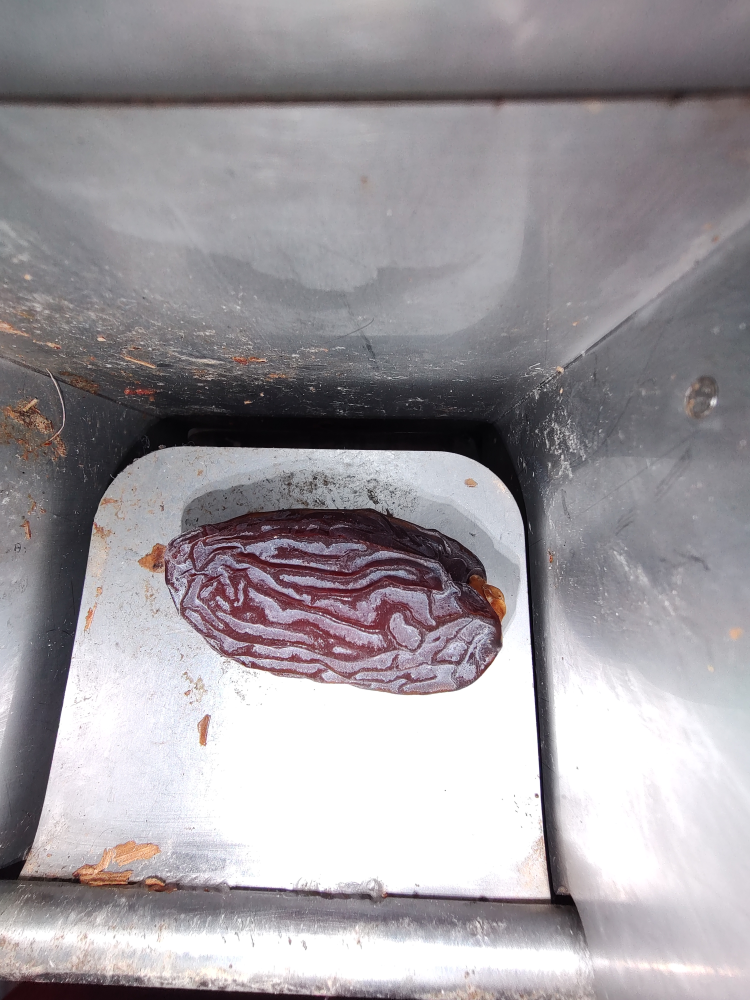
#> input picture ImageAssets/Juicy/Juicy1.jpg, 3000 x 4000 px, found by its file name (shown at 1/4 size)
$ python app_combining_subtraction_and_contours.py
#> lines starting #> are read from the running program, lines starting #| are printed output that depends on the picture; after the words box and inside, x2 and y2 are one past the last pixel; in counts of white or black regions, pixels touching at a corner belong together
import cv2
import numpy as np
import os
import sys

class IsolateDate:
    def __init__(self):
        pass

    def initialize_parameters(self):
        # -- setup
        # self.t1 = 85
        # self.t2 = 255
        self.t1 = cv2.getTrackbarPos("threshold1","Parameters")
        self.t2 = cv2.getTrackbarPos("threshold2","Parameters")

        # self.areaMax = 40_000
        # self.areaMin = 5_000
        self.areaMax = cv2.getTrackbarPos("MaxArea","Parameters")
        self.areaMin = cv2.getTrackbarPos("MinArea","Parameters")

    def contour_method(self, img, return_mask_huh=True):

        # ---------- preprocessing
        self.initialize_parameters()

        self.image = img

        # - here is blur and then convert to greyscale
        imgBlur = cv2.GaussianBlur(img, (7,7), 1)

        # - canny edge detector
        imgCanny = cv2.Canny(imgBlur, self.t1, self.t2)
        # return imgCanny

        # - removing nouse from Canny edges (6:00 min) # use a dialation function, use a kernal
        kernel = np.ones((5,5))
        imgDil = cv2.dilate(imgCanny, kernel, iterations=1) # dialation

        # ---------- postprocessing
        # - Get Contours
        contours, hierarchy = cv2.findContours(imgDil, cv2.RETR_EXTERNAL, cv2.CHAIN_APPROX_NONE)

        # - removing excess contours (12:00)
        filtered_contours = []
        for cnt in contours:
            if self.areaMax > cv2.contourArea(cnt) > self.areaMin: # 100 pixels?
                filtered_contours.append(cnt)

        # - create mask from contours and isolate pixels
        mask = np.zeros(imgDil.shape, np.uint8)
        cv2.drawContours(mask, filtered_contours, -1, (255,255,255), -1 )

        if return_mask_huh:
            return mask
        else:
            just_the_date_image = cv2.bitwise_and(img, img, mask=mask)
            return just_the_date_image

    def image_subtraction_method(self, img, blank_address):
        self.image = img
        # Load in the images from the file:
        control=cv2.imread(blank_address) #blank image of tray (control variable)
        control = cv2.resize(control, self.image.shape[0:2]) # resize to shape of self.image

        sub=cv2.subtract(control,self.image) #Creating the mask # subtraction of empty tray from date on tray to isolate date

        sub = cv2.cvtColor(sub,cv2.COLOR_BGR2GRAY) #makes subtraction grayscale to create a mask
        black = np.array([15]) #lower bound
        white = np.array([255]) #upper bound (there is no upper bound)
        mask = cv2.inRange(sub, black, white) # true or false (white or black) if a pixel is within range
        result = cv2.bitwise_and(self.image, self.image, mask=mask) # only shows pixels within the mask range in test image for result

        return result

    def both(self, img, blank_address):
        self.image = img
        return self.contour_method(self.image_subtraction_method(img, blank_address), return_mask_huh=False)


def main():
    # - create window environment
    cv2.namedWindow("Parameters",cv2.WINDOW_NORMAL)
    cv2.resizeWindow("Parameters",640,240)

    cv2.createTrackbar("threshold1","Parameters",85,300,lambda _:_)
    cv2.createTrackbar("threshold2","Parameters",255,300,lambda _:_) # initial value, max value
    cv2.createTrackbar("MaxArea","Parameters",40_000,1_000_000, lambda _:_)
    cv2.createTrackbar("MinArea","Parameters",5000,1_000_000, lambda _:_)

    # - load images
    blank_address = ".\\..\\ImageAssets\\Empty\\Empty1.jpg"

    imdir = '.\\..\\ImageAssets\\Juicy\\'
    files = os.listdir(imdir)
    image_paths = list(
        map(lambda filename: imdir+filename,
            filter(
                lambda filename: filename.endswith(('.jpg','.JPG')), files)
            )
        )

    cv2.createTrackbar("Image","Parameters",0,len(image_paths)-1, lambda _:_)

    # ---- do the program
    ID = IsolateDate()

    while True:
        img = cv2.imread(image_paths[cv2.getTrackbarPos("Image","Parameters")])
#> img is the input picture: shape (4000, 3000, 3); mean B, G, R 158.4, 153.8, 158.4
        img = cv2.resize(img, (800,800))
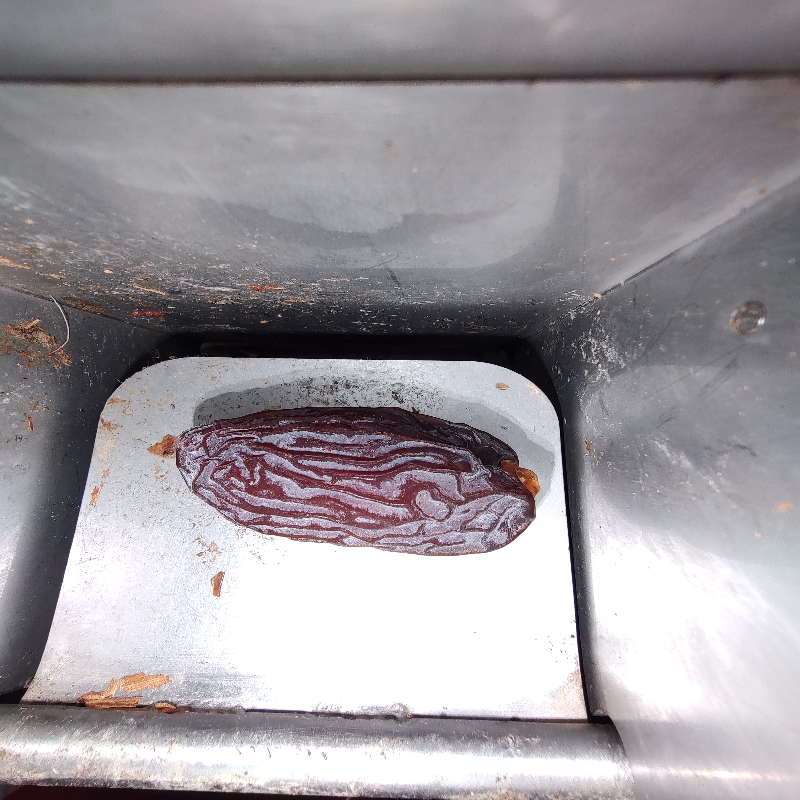
#> img: shape (800, 800, 3); mean B, G, R 158.4, 153.8, 158.4

        # just_the_date_image = ID.contour_method(img)
        # just_the_date_image = ID.both(img, blank_address)

        just_the_date_image = ID.image_subtraction_method(img, blank_address)
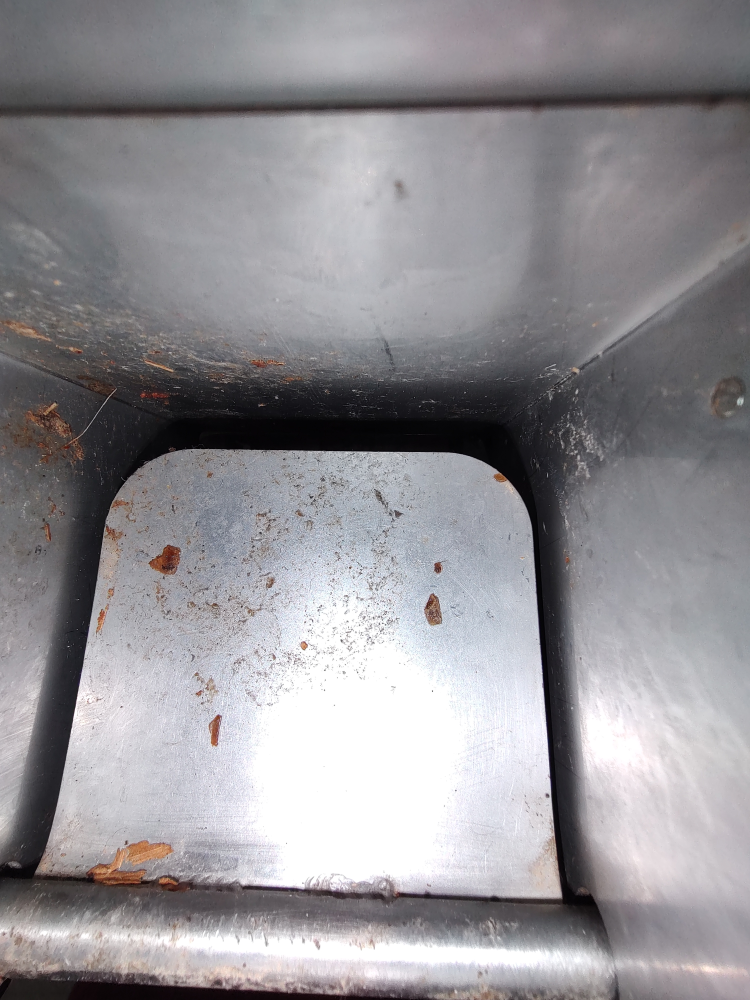
#> input picture ImageAssets/Empty/Empty1.jpg, 3000 x 4000 px, found by its file name (shown at 1/4 size)
#> in image_subtraction_method, control is the input picture: shape (4000, 3000, 3); mean B, G, R 149.4, 145.4, 147.6
#> in image_subtraction_method, `control = cv2.resize(control, self.image.shape[0:2])`:
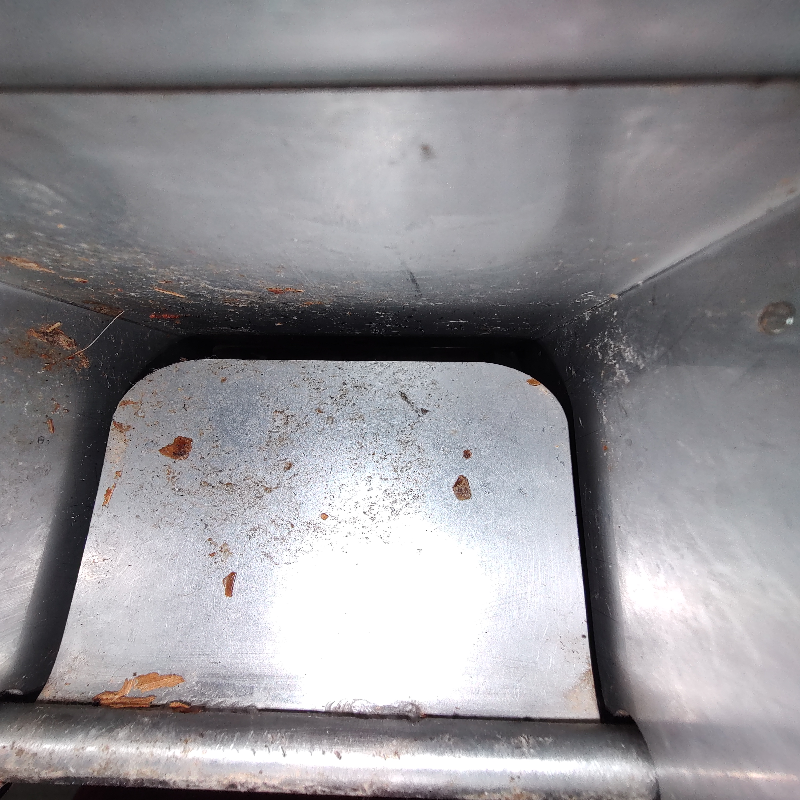
#> control: shape (800, 800, 3); mean B, G, R 149.4, 145.4, 147.6
#> in image_subtraction_method, `mask = cv2.inRange(sub, black, white)`:
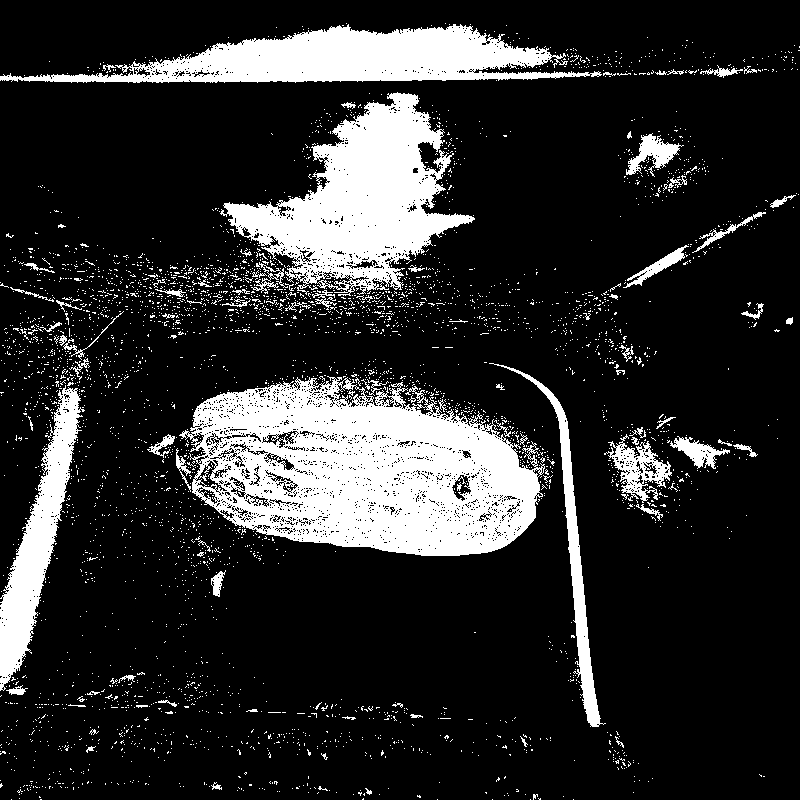
#> mask: shape (800, 800); 17.5% white; 3886 white regions (3794 under 20 px), largest, box (x1, y1, x2, y2) and area: (179, 376, 545, 556) 42053, (220, 92, 475, 296) 22871, (0, 24, 602, 83) 17504
#> in image_subtraction_method, `result = cv2.bitwise_and(self.image, self.image, mask=mask)`:
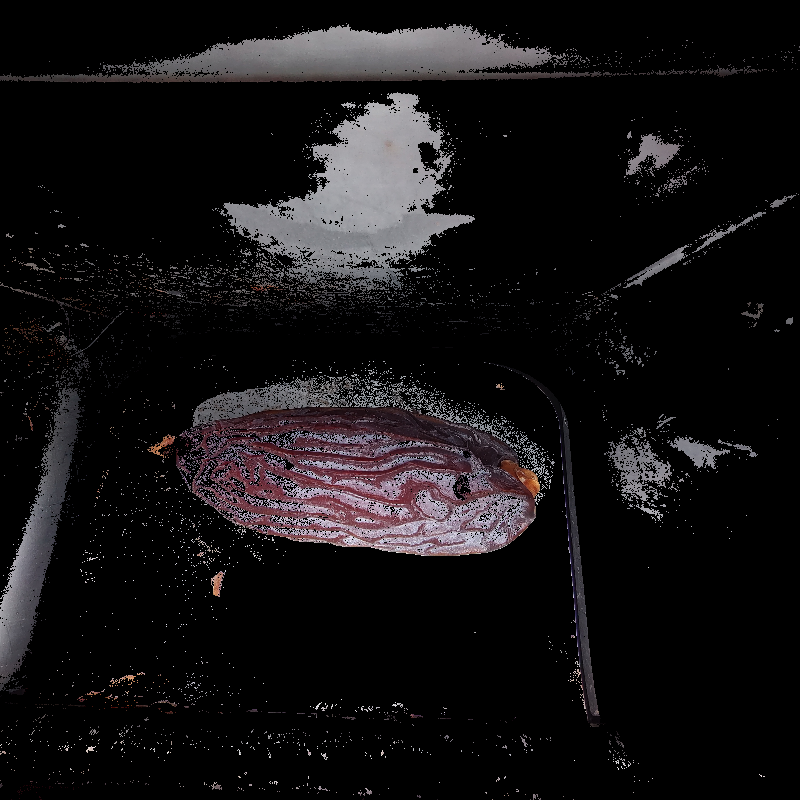
#> result: shape (800, 800, 3); mean B, G, R 19.9, 18.6, 20.6
        mask = ID.contour_method(just_the_date_image)
#> in contour_method, `imgCanny = cv2.Canny(imgBlur, self.t1, self.t2)`: imgCanny: shape (800, 800); 4% white in thin lines or dots
#> in contour_method, `imgDil = cv2.dilate(imgCanny, kernel, iterations=1)`:
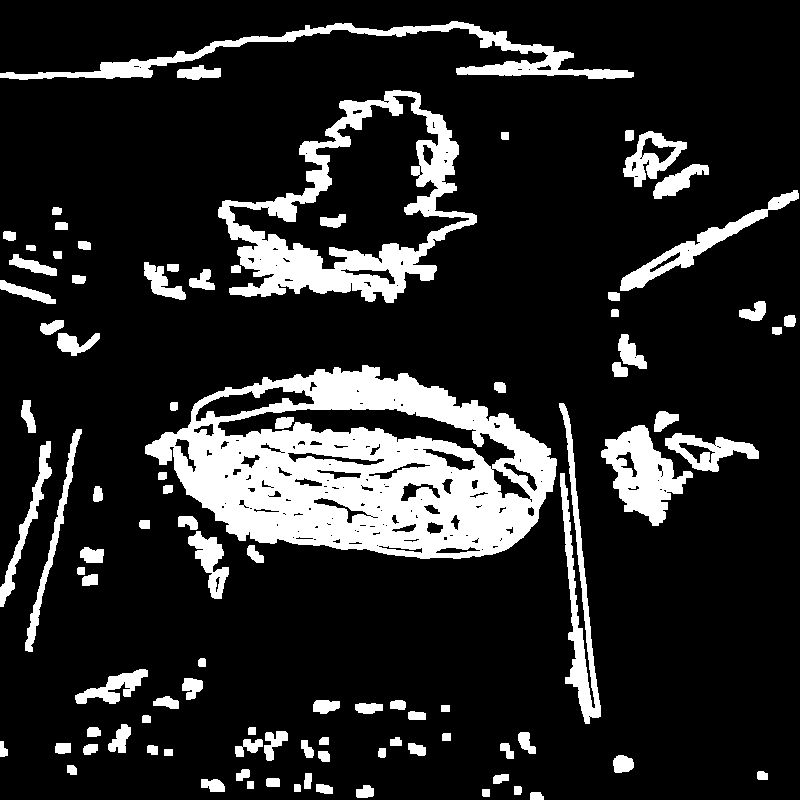
#> imgDil: shape (800, 800); 15.9% white; 96 white regions
#> in contour_method, `contours, hierarchy = cv2.findContours(imgDil, cv2.RETR_EXTERNAL, cv2...`: contours = 94 contours; largest, box (x1, y1, x2, y2) and area: (145, 365, 557, 559) 55725, (218, 90, 477, 303) 31152, (0, 21, 634, 80) 5699, (601, 425, 693, 526) 4498, (559, 403, 601, 724) 3434
#> the loop in contour_method, `for cnt in contours:` made 94 passes
#> after the loop in contour_method, `for cnt in contours:`: filtered_contours = 2 contours; box (x1, y1, x2, y2) and area: (218, 90, 477, 303) 31152, (0, 21, 634, 80) 5699
#> in contour_method, `cv2.drawContours(mask, filtered_contours, -1, (255,255,255), -1 )`: mask: shape (800, 800); 6% white; 2 white regions, box (x1, y1, x2, y2) and area: (218, 90, 477, 303) 31791, (0, 21, 634, 80) 6510
        just_the_date_image = cv2.bitwise_and(img, img, mask=mask)
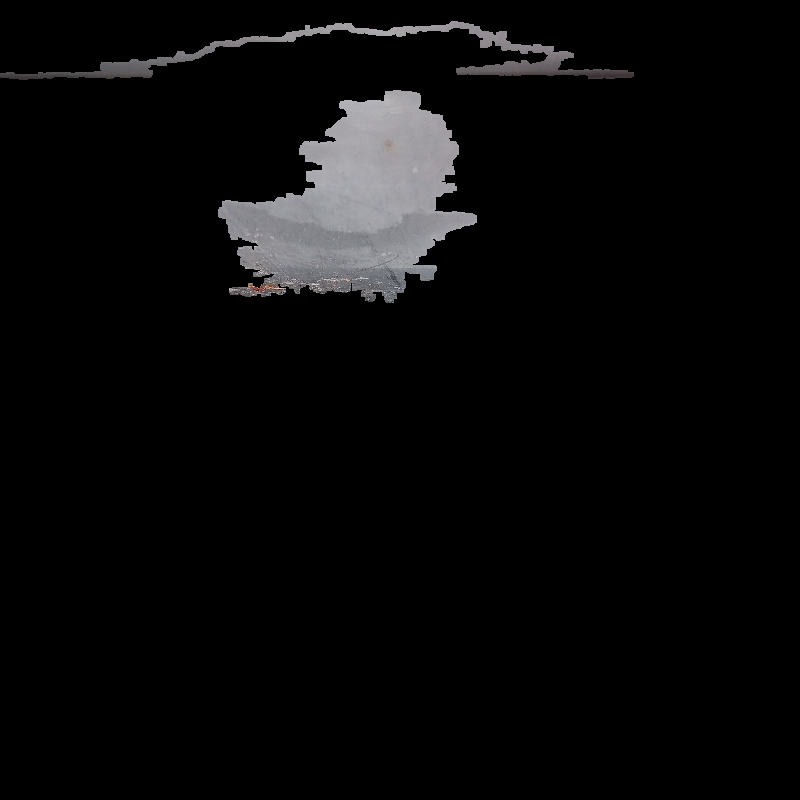
#> just_the_date_image: shape (800, 800, 3); mean B, G, R 8.9, 8.6, 8.7

        cv2.imshow("Results", just_the_date_image)
        key = cv2.waitKey(30)
#> (key q is pressed here)
        if key == ord('q') or key == 27:
            break
    cv2.destroyAllWindows()

main()
